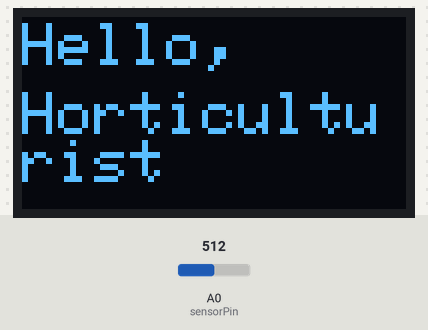
A sketch run on a simulated Arduino Uno, built with avr-gcc and run on an emulated ATmega328P. Shown: 128×64 one-colour display. The test bench sets the inputs (shaded band); at power-on: A0 (sensorPin) = 512. What the sketch prints to the serial monitor is not drawn.

Above: at 2.1 s.
At 5.2 s:
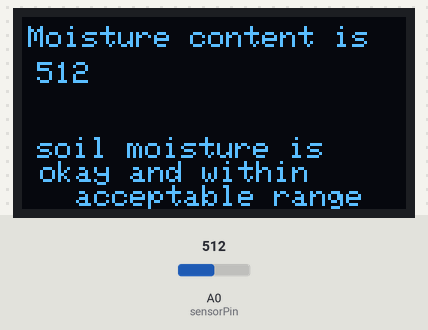
5.3 s: A0 (sensorPin) set to 485
At 7.2 s:
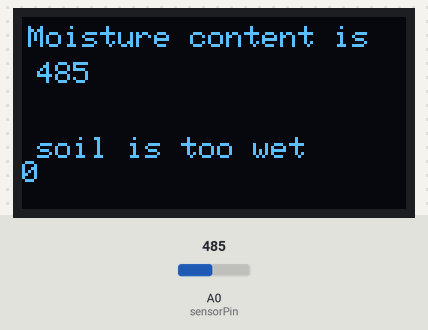
8.4 s: A0 (sensorPin) set to 761
At 9.4 s:
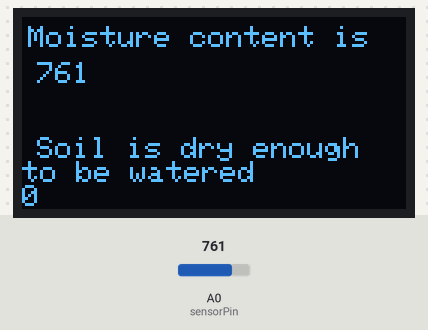
11.5 s: A0 (sensorPin) set to 742
At 11.9 s:
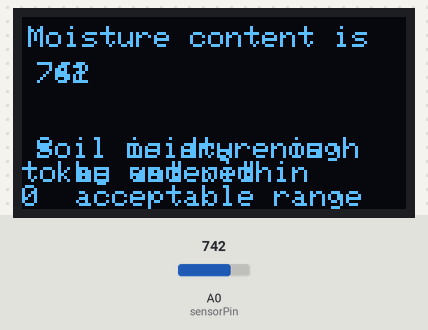
Timing chart, 0 to 14.5 s (numbered marks = the images above; inputs shaded):
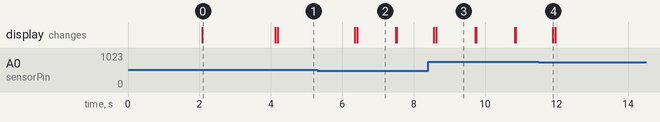

The sketch:

oled_screen_with_soil_moisture_sensor.ino
```cpp
#include <SPI.h>
#include <Wire.h>
#include <Adafruit_GFX.h>
#include <Adafruit_SH1106.h>

#define OLED_RESET 4
Adafruit_SH1106 display(OLED_RESET);

#define NUMFLAKES 10
#define XPOS 0
#define YPOS 1
#define DELTAY 2

#define LOGO16_GLCD_HEIGHT 16
#define LOGO16_GLCD_WIDTH  16
static const unsigned char PROGMEM logo16_glcd_bmp[] =
{ B00000000, B11000000,
  B00000001, B11000000,
  B00000001, B11000000,
  B00000011, B11100000,
  B11110011, B11100000,
  B11111110, B11111000,
  B01111110, B11111111,
  B00110011, B10011111,
  B00011111, B11111100,
  B00001101, B01110000,
  B00011011, B10100000,
  B00111111, B11100000,
  B00111111, B11110000,
  B01111100, B11110000,
  B01110000, B01110000,
  B00000000, B00110000 };

#if (SH1106_LCDHEIGHT != 64)
#error("Height incorrect, please fix Adafruit_SH1106.h!");
#endif

// sensor pins
#define sensorPower 7
#define sensorPin A0

void setup()   {
  Serial.begin(9600);

  // by default, we'll generate the high voltage from the 3.3v line internally! (neat!)
  display.begin(SH1106_SWITCHCAPVCC, 0x3C);  // initialize with the I2C addr 0x3D (for the 128x64)
  // init done

  // Show image buffer on the display hardware.
  // Since the buffer is intialized with an Adafruit splashscreen
  // internally, this will display the splashscreen.
  display.display();
  delay(2000);

  // Clear the buffer.
  display.clearDisplay();

  // text display tests
  display.setTextSize(2);
  display.setTextColor(WHITE);
  display.setCursor(0,2);
  display.println("Hello,");
  display.setCursor(0,25);
  display.println("Horticulturist");
  display.display();
  display.clearDisplay();
  delay(2000);

  pinMode(sensorPower, OUTPUT);

  // Initially keep the sensor off
  digitalWrite(sensorPower, LOW);

}

void loop() {

    // get the reading from the function below and print it
    Serial.print("Analog output: ");
    Serial.println(readSensor());
    display.clearDisplay();
    display.setTextSize(1);
    display.setTextColor(WHITE);
    display.setCursor(2,3);
    display.println("Moisture content is ");
    display.println(readSensor());
    display.display();

    delay(1000);
}

// this function returns the analog soil moistur measurement
int readSensor() {
  digitalWrite(sensorPower, HIGH);    // Turn the sensnor ON
  delay(10);                          // Allow power to settle
  int val = analogRead(sensorPin);    // Read the analog value form sensor
  digitalWrite(sensorPower, LOW);     // Turn the sensor OFF

  if (val < 500){
      display.setCursor(5,15);
      display.println(val);
      display.setCursor(5,40);
      display.println("soil is too wet ");
      display.display();
    }
    else if(val>= 500 && val < 751){
      display.setCursor(5,15);
      display.println(val);
      display.setCursor(5,40);
      display.println("soil moisture is     okay and within        acceptable range");
      display.display();
      }
    else {
      display.setCursor(5,15);
      display.println(val);
      display.setCursor(5,40);
      display.println("Soil is dry enough  to be watered ");
      display.display();
    }
  return 0 ;                         // Return the analog moisture value
}
```

Measured:
- the behaviour switches between 500 and 499 on A0 (sensorPin) (found by bisection; images 1 and 2)
- the behaviour switches between 751 and 750 on A0 (sensorPin) (found by bisection; images 3 and 4)
- after the input at 5.3 s, the display: first changes after 1.0 s (image 2 shows a later state)
- after the input at 8.4 s, the display: first changes after 0.16 s (image 3 shows a later state)
- after the input at 11.5 s, the display: changes after 0.39 s (image 4)
- what the display in image 0 shows lasts 2.0 s, from 2.1 s to 4.1 s
- what the display in image 2 shows lasts 1.1 s, from 6.4 s to 7.5 s
